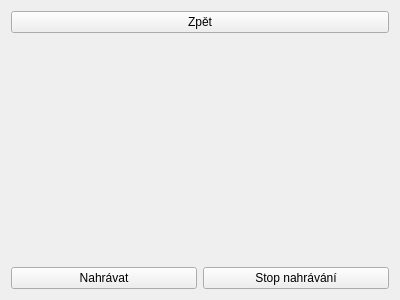
<?xml version="1.0" encoding="UTF-8"?>
<ui version="4.0">
 <class>Camera</class>
 <widget class="QWidget" name="Camera">
  <property name="geometry">
   <rect>
    <x>0</x>
    <y>0</y>
    <width>400</width>
    <height>300</height>
   </rect>
  </property>
  <property name="windowTitle">
   <string>Form</string>
  </property>
  <layout class="QVBoxLayout" name="verticalLayout">
   <item>
    <widget class="QPushButton" name="pushButton_3">
     <property name="layoutDirection">
      <enum>Qt::LeftToRight</enum>
     </property>
     <property name="text">
      <string>Zpět</string>
     </property>
    </widget>
   </item>
   <item>
    <widget class="QCameraViewfinder" name="viewfinder" native="true">
     <property name="maximumSize">
      <size>
       <width>800</width>
       <height>600</height>
      </size>
     </property>
     <property name="layoutDirection">
      <enum>Qt::LeftToRight</enum>
     </property>
    </widget>
   </item>
   <item>
    <layout class="QHBoxLayout" name="horizontalLayout">
     <item>
      <widget class="QPushButton" name="pushButton">
       <property name="text">
        <string>Nahrávat</string>
       </property>
      </widget>
     </item>
     <item>
      <widget class="QPushButton" name="pushButton_2">
       <property name="text">
        <string>Stop nahrávání</string>
       </property>
      </widget>
     </item>
    </layout>
   </item>
  </layout>
 </widget>
 <customwidgets>
  <customwidget>
   <class>QCameraViewfinder</class>
   <extends>QWidget</extends>
   <header>qcameraviewfinder.h</header>
   <container>1</container>
  </customwidget>
 </customwidgets>
 <resources/>
 <connections/>
</ui>
